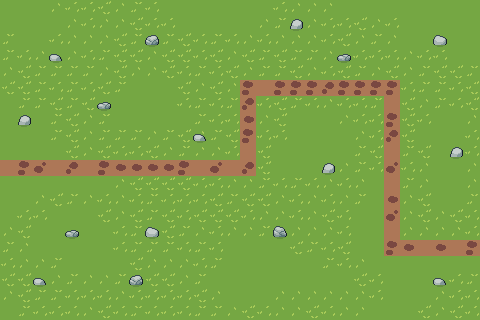

Rendered tile map (Tiled .tmx) drawn with the repository's tilesets; below, a short description and the full map source, tile grids included:
An orthogonal 30x20 tile map with 16x16 px tiles, 3 tile layers (Ground, Path, Obstacles) and 2 objects (Spawn).

<map version="1.10" tiledversion="1.11.2" orientation="orthogonal" renderorder="right-down" width="30" height="20" tilewidth="16" tileheight="16" infinite="0" nextlayerid="5" nextobjectid="3">
 <editorsettings>
  <export target="plains.lua" format="lua" />
 </editorsettings>
 <tileset firstgid="1" name="plains" tilewidth="16" tileheight="16" tilecount="20" columns="4">
  <image source="../tilesets/plains.png" width="64" height="80" />
  <tile id="0" probability="0.25" />
  <tile id="1" probability="0.2" />
  <tile id="4" probability="0.25" />
  <tile id="5" probability="0.2" />
  <tile id="8" probability="0.25" />
  <tile id="9" probability="0.2" />
  <tile id="12" probability="0.25" />
  <tile id="13" probability="0.2" />
  <tile id="17" probability="0.2" />
 </tileset>
 <layer id="1" name="Ground" width="30" height="20">
  <data encoding="csv">
17,17,17,5,13,13,1,5,9,13,17,17,17,17,17,17,17,13,5,5,5,17,17,17,17,17,17,17,17,17,
17,17,17,17,5,13,5,5,1,13,13,17,17,17,17,17,5,9,17,5,13,13,1,5,13,17,17,17,17,17,
9,17,17,13,5,5,5,1,9,17,9,1,13,9,13,5,13,5,5,5,13,1,5,9,5,17,17,17,17,17,
9,13,5,17,5,13,9,1,1,5,1,1,13,1,5,1,9,1,9,9,5,17,13,13,13,5,13,13,17,17,
5,1,9,9,9,9,5,1,5,5,1,13,9,13,1,5,9,9,1,5,13,1,9,5,1,5,9,1,1,9,
1,1,9,13,9,13,1,9,17,17,17,1,5,1,5,13,5,9,5,1,9,9,5,5,1,13,9,9,13,1,
17,9,9,1,9,1,17,17,17,17,17,13,9,13,9,9,13,1,9,13,5,13,13,9,5,1,5,9,13,1,
17,17,17,9,1,5,9,17,17,17,17,17,9,13,13,1,5,1,17,17,17,5,13,13,13,1,13,17,17,5,
17,17,17,9,1,5,9,9,9,5,9,1,5,9,1,1,13,13,17,17,17,17,5,13,1,1,17,17,17,13,
17,17,17,17,1,5,1,13,13,1,5,9,5,5,13,5,1,17,17,17,17,17,9,1,5,9,1,17,17,13,
5,17,5,1,9,9,9,9,13,5,13,9,9,13,1,9,1,17,17,17,17,5,9,13,1,13,5,17,17,5,
17,17,17,17,17,17,17,5,1,1,1,1,13,13,5,5,9,13,9,13,5,13,5,17,13,9,5,17,17,5,
17,17,5,1,9,5,13,5,13,9,13,13,13,1,9,1,1,5,13,5,13,5,9,17,9,5,1,17,17,9,
17,13,13,17,17,17,1,5,1,9,1,13,1,1,1,13,5,5,13,5,1,13,17,17,1,5,1,5,1,13,
5,1,17,17,17,17,17,13,9,17,1,9,5,13,5,5,9,17,5,5,5,13,17,17,17,5,5,5,5,13,
9,5,17,17,17,17,17,13,9,9,9,13,9,13,17,17,17,17,1,9,13,1,17,17,17,17,5,13,1,1,
13,5,5,9,17,17,17,17,1,5,5,5,13,9,17,17,17,17,17,17,9,13,5,17,17,17,17,17,17,17,
1,1,17,5,9,5,5,9,17,1,1,5,9,17,17,17,17,17,17,17,17,17,1,13,17,17,17,17,13,9,
5,1,9,9,13,13,13,5,13,13,13,13,1,5,17,17,17,5,5,5,5,5,5,13,17,17,17,5,13,13,
17,9,13,13,13,5,1,13,9,13,13,13,9,9,5,1,13,5,5,1,13,5,5,17,17,17,1,5,1,13
</data>
 </layer>
 <layer id="2" name="Path" width="30" height="20">
  <data encoding="csv">
0,0,0,0,0,0,0,0,0,0,0,0,0,0,0,0,0,0,0,0,0,0,0,0,0,0,0,0,0,0,
0,0,0,0,0,0,0,0,0,0,0,0,0,0,0,0,0,0,0,0,0,0,0,0,0,0,0,0,0,0,
0,0,0,0,0,0,0,0,0,0,0,0,0,0,0,0,0,0,0,0,0,0,0,0,0,0,0,0,0,0,
0,0,0,0,0,0,0,0,0,0,0,0,0,0,0,0,0,0,0,0,0,0,0,0,0,0,0,0,0,0,
0,0,0,0,0,0,0,0,0,0,0,0,0,0,0,0,0,0,0,0,0,0,0,0,0,0,0,0,0,0,
0,0,0,0,0,0,0,0,0,0,0,0,0,0,0,10,18,10,10,10,2,10,10,10,10,0,0,0,0,0,
0,0,0,0,0,0,0,0,0,0,0,0,0,0,0,2,0,0,0,0,0,0,0,0,18,0,0,0,0,0,
0,0,0,0,0,0,0,0,0,0,0,0,0,0,0,14,0,0,0,0,0,0,0,0,10,0,0,0,0,0,
0,0,0,0,0,0,0,0,0,0,0,0,0,0,0,10,0,0,0,0,0,0,0,0,2,0,0,0,0,0,
0,0,0,0,0,0,0,0,0,0,0,0,0,0,0,18,0,0,0,0,0,0,0,0,18,0,0,0,0,0,
18,10,6,18,2,18,10,14,14,14,14,10,18,6,18,2,0,0,0,0,0,0,0,0,6,0,0,0,0,0,
0,0,0,0,0,0,0,0,0,0,0,0,0,0,0,0,0,0,0,0,0,0,0,0,18,0,0,0,0,0,
0,0,0,0,0,0,0,0,0,0,0,0,0,0,0,0,0,0,0,0,0,0,0,0,14,0,0,0,0,0,
0,0,0,0,0,0,0,0,0,0,0,0,0,0,0,0,0,0,0,0,0,0,0,0,6,0,0,0,0,0,
0,0,0,0,0,0,0,0,0,0,0,0,0,0,0,0,0,0,0,0,0,0,0,0,18,0,0,0,0,0,
0,0,0,0,0,0,0,0,0,0,0,0,0,0,0,0,0,0,0,0,0,0,0,0,10,14,18,14,18,10,
0,0,0,0,0,0,0,0,0,0,0,0,0,0,0,0,0,0,0,0,0,0,0,0,0,0,0,0,0,0,
0,0,0,0,0,0,0,0,0,0,0,0,0,0,0,0,0,0,0,0,0,0,0,0,0,0,0,0,0,0,
0,0,0,0,0,0,0,0,0,0,0,0,0,0,0,0,0,0,0,0,0,0,0,0,0,0,0,0,0,0,
0,0,0,0,0,0,0,0,0,0,0,0,0,0,0,0,0,0,0,0,0,0,0,0,0,0,0,0,0,0
</data>
 </layer>
 <layer id="4" name="Obstacles" width="30" height="20">
  <data encoding="csv">
0,0,0,0,0,0,0,0,0,0,0,0,0,0,0,0,0,0,0,0,0,0,0,0,0,0,0,0,0,0,
0,0,0,0,0,0,0,0,0,0,0,0,0,0,0,0,0,0,8,0,0,0,0,0,0,0,0,0,0,0,
0,0,0,0,0,0,0,0,0,12,0,0,0,0,0,0,0,0,0,0,0,0,0,0,0,0,0,4,0,0,
0,0,0,7,0,0,0,0,0,0,0,0,0,0,0,0,0,0,0,0,0,11,0,0,0,0,0,0,0,0,
0,0,0,0,0,0,0,0,0,0,0,0,0,0,0,0,0,0,0,0,0,0,0,0,0,0,0,0,0,0,
0,0,0,0,0,0,0,0,0,0,0,0,0,0,0,0,0,0,0,0,0,0,0,0,0,0,0,0,0,0,
0,0,0,0,0,0,11,0,0,0,0,0,0,0,0,0,0,0,0,0,0,0,0,0,0,0,0,0,0,0,
0,8,0,0,0,0,0,0,0,0,0,0,0,0,0,0,0,0,0,0,0,0,0,0,0,0,0,0,0,0,
0,0,0,0,0,0,0,0,0,0,0,0,7,0,0,0,0,0,0,0,0,0,0,0,0,0,0,0,0,0,
0,0,0,0,0,0,0,0,0,0,0,0,0,0,0,0,0,0,0,0,0,0,0,0,0,0,0,0,8,0,
0,0,0,0,0,0,0,0,0,0,0,0,0,0,0,0,0,0,0,0,8,0,0,0,0,0,0,0,0,0,
0,0,0,0,0,0,0,0,0,0,0,0,0,0,0,0,0,0,0,0,0,0,0,0,0,0,0,0,0,0,
0,0,0,0,0,0,0,0,0,0,0,0,0,0,0,0,0,0,0,0,0,0,0,0,0,0,0,0,0,0,
0,0,0,0,0,0,0,0,0,0,0,0,0,0,0,0,0,0,0,0,0,0,0,0,0,0,0,0,0,0,
0,0,0,0,11,0,0,0,0,4,0,0,0,0,0,0,0,16,0,0,0,0,0,0,0,0,0,0,0,0,
0,0,0,0,0,0,0,0,0,0,0,0,0,0,0,0,0,0,0,0,0,0,0,0,0,0,0,0,0,0,
0,0,0,0,0,0,0,0,0,0,0,0,0,0,0,0,0,0,0,0,0,0,0,0,0,0,0,0,0,0,
0,0,7,0,0,0,0,0,12,0,0,0,0,0,0,0,0,0,0,0,0,0,0,0,0,0,0,7,0,0,
0,0,0,0,0,0,0,0,0,0,0,0,0,0,0,0,0,0,0,0,0,0,0,0,0,0,0,0,0,0,
0,0,0,0,0,0,0,0,0,0,0,0,0,0,0,0,0,0,0,0,0,0,0,0,0,0,0,0,0,0
</data>
 </layer>
 <objectgroup id="3" name="EnemyPath">
  <object id="1" x="0" y="168">
   <polyline points="0,0 249.333,0.337847 249.208,-79.8971 391.992,-80.2344 392.133,80.1484 480,79.9934" />
  </object>
  <object id="2" name="Spawn" x="0" y="168">
   <point />
  </object>
 </objectgroup>
</map>
